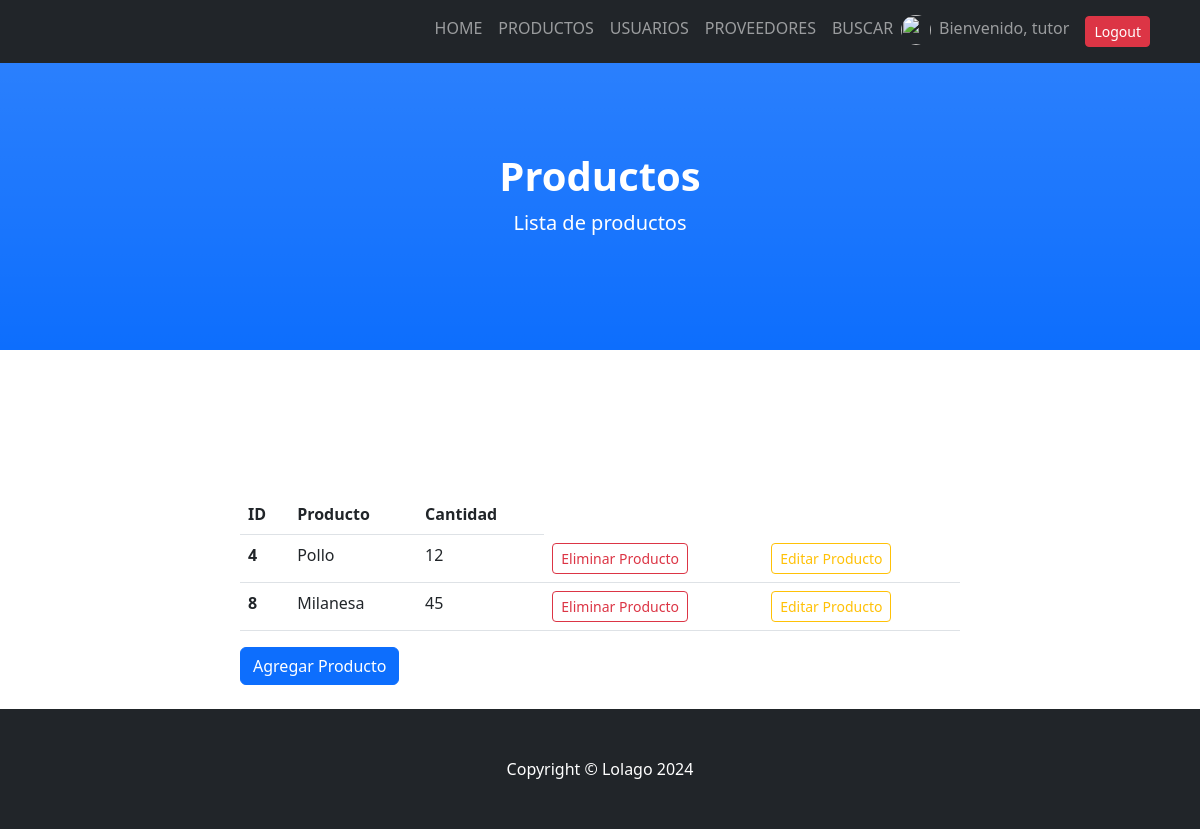
Before: /PagCoder/lista_productos (signed in) with the older database file.
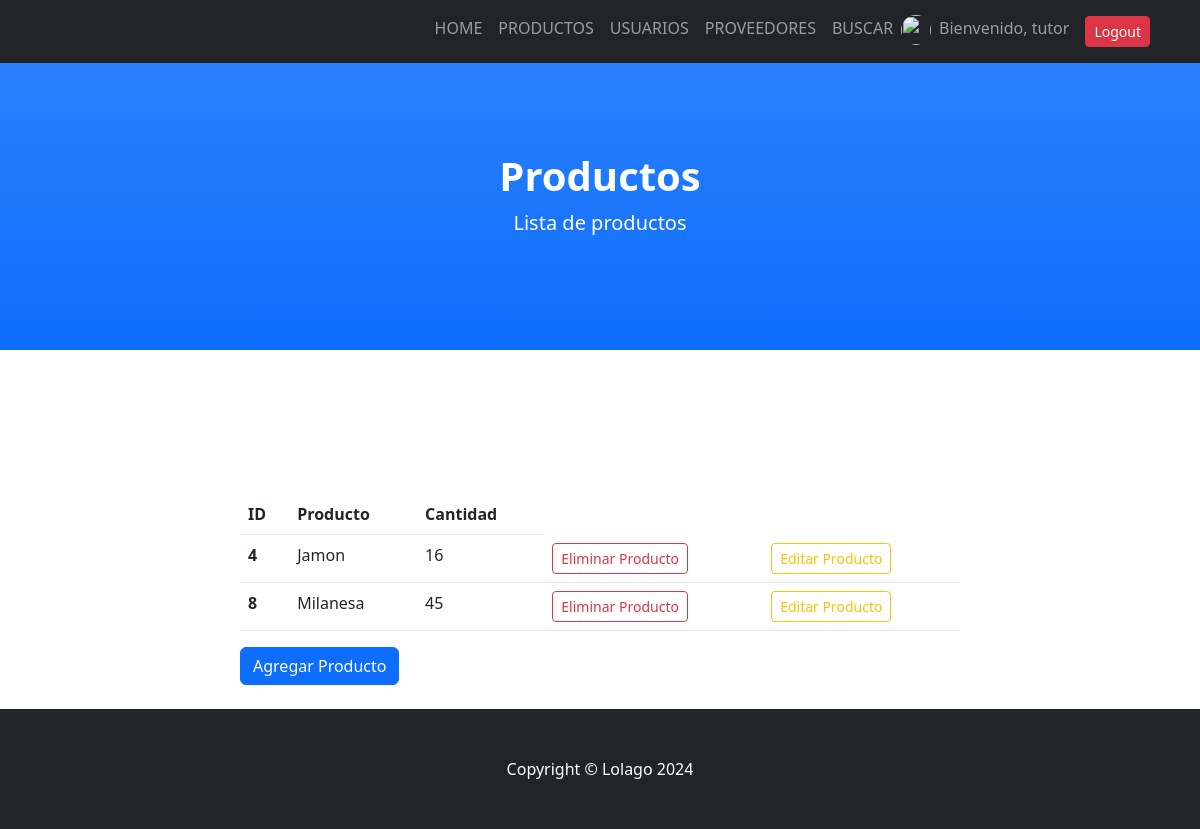
After: the same page with the newer database file.
### PagCoder/models.py (models this page shows, shortened)
class Producto(models.Model):
    nombre = models.CharField(max_length=40)
    cantidad = models.IntegerField()

### PagCoder/views.py (the view)
# urls.py: path("lista_productos", views.lista_productos, name="lista_productos"),
def lista_productos(request):
    productos = Producto.objects.all()
    return render(request, "lista_productos.html", {"producto":productos})

### PagCoder/template/lista_productos.html
{% extends 'index.html' %}
{% load static %}
{% block contenido %}
    <header class="bg-primary bg-gradient text-white">
        <div class="container px-4 text-center">
            <h1 class="fw-bolder">Productos</h1>
            <p class="lead">Lista de productos</p>
        </div>
    </header>
    <section id="about">
        <div class="container px-4">
            <div class="row gx-4 justify-content-center">
                <div class="col-lg-8">
                    <table class = "table">
                        <thead>
                            <tr>
                                <th>ID</th>
                                <th>Producto</th>
                                <th>Cantidad</th>
                            </tr>
                        </thead>
                        <tbody>
                            {% for n in producto %}
                                <tr>
                                    <th scope="row">{{n.id}}</th>
                                    <td>{{n.nombre}}</td>
                                    <td>{{n.cantidad}}</td>
                                    {% if request.user.is_authenticated %}
                                    <td><a class="btn btn-outline-danger btn-sm"  href="{% url 'eliminar_producto' n.id %}">Eliminar Producto</a></td>
                                    <td><a class="btn btn-outline-warning btn-sm"  href="{% url 'editar_producto' n.id %}">Editar Producto</a></td>
                                    {% endif %}
                                </tr>
                            {% endfor %}
                        </tbody>
                    </table>
                    <a class="btn btn-primary" href="{% url 'productos' %}">Agregar Producto</a>
                </div>
            </div>
        </div>
    </section>
{% endblock %}

### PagCoder/template/index.html (shortened to what this page needs)
<!DOCTYPE html>
<html lang="en">
    <head>
        {% load static %}
        <link href="{% static 'PagCoder/css/styles.css' %}" rel="stylesheet" />
    </head>
    <body id="page-top">
        <nav class="navbar navbar-expand-lg navbar-dark bg-dark fixed-top" id="mainNav">
            <div class="container">
                    <ul class="navbar-nav ms-auto">
                        <li class="nav-item"><a class="nav-link" href="{% url 'home' %}">HOME</a></li>
                        <li class="nav-item"><a class="nav-link" href="{% url 'productos' %}">PRODUCTOS</a></li>
                        {% if request.user.is_authenticated %}
                        <li class="nav-item"><a class="nav-link" href="{% url 'usuarios' %}">USUARIOS</a></li>
                        <li class="nav-item"><a class="nav-link" href="{% url 'proveedores' %}">PROVEEDORES</a></li>
                        {% endif %}
                        <li class="nav-item"><a class="nav-link" href="{% url 'buscar_producto' %}">BUSCAR</a></li>
                        {% if request.user.is_authenticated %}
                        <img src="{{ url }}" alt="" width="30px" height="30px" style="border-radius:50%; margin-top:1%">
                        <li class="nav-item"><a class="nav-link" href="{% url 'EditarPerfil' %}">Bienvenido, {{user.username}}</a></li>
                        <form class="nav-link" action="{% url 'logout' %}" method="POST">
                            <button type="submit" class="btn btn-danger btn-sm">Logout</button>
                        </form>
                        {% endif %}
                    </ul>
                </div>
        </nav>
        {% block contenido %}{% endblock %}
        <footer class="py-5 bg-dark fixed-bottom">
            <div class="container px-4"><p class="m-0 text-center text-white">Copyright &copy; Lolago 2024</p></div>
        </footer>
    </body>
</html>

Changed rows visible on the page:
changed Producto id 4: nombre "Pollo" → "Jamon"; cantidad "12" → "16"
